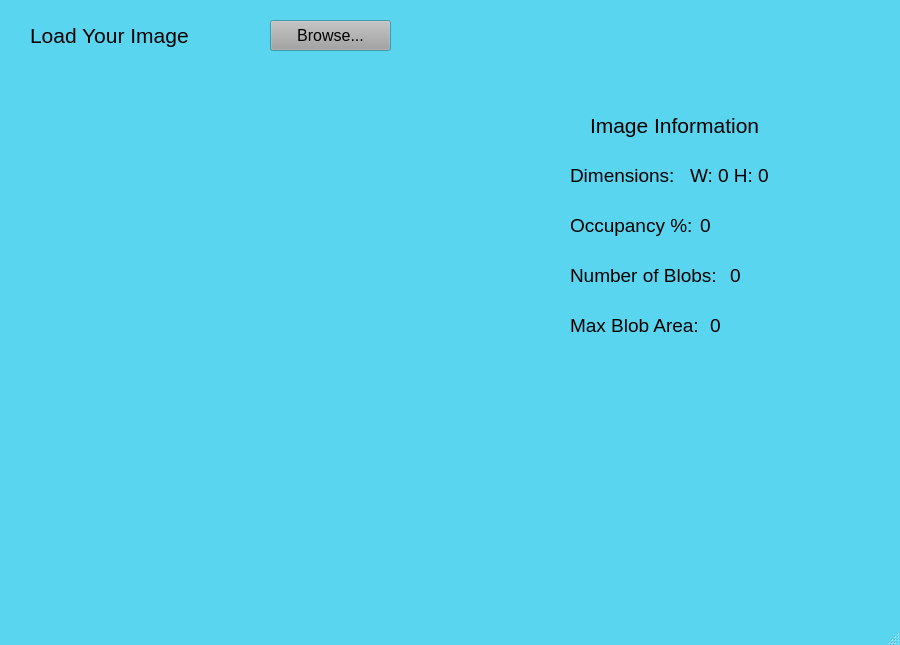
<?xml version="1.0" encoding="UTF-8"?>
<ui version="4.0">
 <class>MainWindow</class>
 <widget class="QMainWindow" name="MainWindow">
  <property name="geometry">
   <rect>
    <x>0</x>
    <y>0</y>
    <width>900</width>
    <height>645</height>
   </rect>
  </property>
  <property name="maximumSize">
   <size>
    <width>900</width>
    <height>645</height>
   </size>
  </property>
  <property name="palette">
   <palette>
    <active>
     <colorrole role="Button">
      <brush brushstyle="SolidPattern">
       <color alpha="255">
        <red>163</red>
        <green>163</green>
        <blue>163</blue>
       </color>
      </brush>
     </colorrole>
     <colorrole role="Light">
      <brush brushstyle="SolidPattern">
       <color alpha="255">
        <red>212</red>
        <green>212</green>
        <blue>212</blue>
       </color>
      </brush>
     </colorrole>
     <colorrole role="Midlight">
      <brush brushstyle="SolidPattern">
       <color alpha="255">
        <red>161</red>
        <green>161</green>
        <blue>161</blue>
       </color>
      </brush>
     </colorrole>
     <colorrole role="Base">
      <brush brushstyle="SolidPattern">
       <color alpha="255">
        <red>53</red>
        <green>220</green>
        <blue>220</blue>
       </color>
      </brush>
     </colorrole>
     <colorrole role="Window">
      <brush brushstyle="SolidPattern">
       <color alpha="255">
        <red>90</red>
        <green>213</green>
        <blue>240</blue>
       </color>
      </brush>
     </colorrole>
    </active>
    <inactive>
     <colorrole role="Button">
      <brush brushstyle="SolidPattern">
       <color alpha="255">
        <red>163</red>
        <green>163</green>
        <blue>163</blue>
       </color>
      </brush>
     </colorrole>
     <colorrole role="Light">
      <brush brushstyle="SolidPattern">
       <color alpha="255">
        <red>212</red>
        <green>212</green>
        <blue>212</blue>
       </color>
      </brush>
     </colorrole>
     <colorrole role="Midlight">
      <brush brushstyle="SolidPattern">
       <color alpha="255">
        <red>161</red>
        <green>161</green>
        <blue>161</blue>
       </color>
      </brush>
     </colorrole>
     <colorrole role="Base">
      <brush brushstyle="SolidPattern">
       <color alpha="255">
        <red>53</red>
        <green>220</green>
        <blue>220</blue>
       </color>
      </brush>
     </colorrole>
     <colorrole role="Window">
      <brush brushstyle="SolidPattern">
       <color alpha="255">
        <red>90</red>
        <green>213</green>
        <blue>240</blue>
       </color>
      </brush>
     </colorrole>
    </inactive>
    <disabled>
     <colorrole role="Button">
      <brush brushstyle="SolidPattern">
       <color alpha="255">
        <red>163</red>
        <green>163</green>
        <blue>163</blue>
       </color>
      </brush>
     </colorrole>
     <colorrole role="Light">
      <brush brushstyle="SolidPattern">
       <color alpha="255">
        <red>212</red>
        <green>212</green>
        <blue>212</blue>
       </color>
      </brush>
     </colorrole>
     <colorrole role="Midlight">
      <brush brushstyle="SolidPattern">
       <color alpha="255">
        <red>161</red>
        <green>161</green>
        <blue>161</blue>
       </color>
      </brush>
     </colorrole>
     <colorrole role="Base">
      <brush brushstyle="SolidPattern">
       <color alpha="255">
        <red>90</red>
        <green>213</green>
        <blue>240</blue>
       </color>
      </brush>
     </colorrole>
     <colorrole role="Window">
      <brush brushstyle="SolidPattern">
       <color alpha="255">
        <red>90</red>
        <green>213</green>
        <blue>240</blue>
       </color>
      </brush>
     </colorrole>
    </disabled>
   </palette>
  </property>
  <property name="windowTitle">
   <string>Imsof</string>
  </property>
  <property name="windowIcon">
   <iconset theme="applications-graphics"/>
  </property>
  <widget class="QWidget" name="centralwidget">
   <widget class="QLabel" name="label">
    <property name="geometry">
     <rect>
      <x>30</x>
      <y>20</y>
      <width>211</width>
      <height>31</height>
     </rect>
    </property>
    <property name="maximumSize">
     <size>
      <width>300</width>
      <height>200</height>
     </size>
    </property>
    <property name="font">
     <font>
      <pointsize>16</pointsize>
     </font>
    </property>
    <property name="text">
     <string>Load Your Image</string>
    </property>
   </widget>
   <widget class="QPushButton" name="pushButton">
    <property name="geometry">
     <rect>
      <x>270</x>
      <y>20</y>
      <width>121</width>
      <height>31</height>
     </rect>
    </property>
    <property name="maximumSize">
     <size>
      <width>250</width>
      <height>100</height>
     </size>
    </property>
    <property name="font">
     <font>
      <pointsize>12</pointsize>
     </font>
    </property>
    <property name="text">
     <string>Browse...</string>
    </property>
   </widget>
   <widget class="QLabel" name="label_pic">
    <property name="geometry">
     <rect>
      <x>30</x>
      <y>70</y>
      <width>500</width>
      <height>500</height>
     </rect>
    </property>
    <property name="maximumSize">
     <size>
      <width>500</width>
      <height>500</height>
     </size>
    </property>
    <property name="text">
     <string/>
    </property>
   </widget>
   <widget class="QLabel" name="DimLabel">
    <property name="geometry">
     <rect>
      <x>570</x>
      <y>150</y>
      <width>111</width>
      <height>51</height>
     </rect>
    </property>
    <property name="maximumSize">
     <size>
      <width>150</width>
      <height>75</height>
     </size>
    </property>
    <property name="font">
     <font>
      <pointsize>14</pointsize>
     </font>
    </property>
    <property name="text">
     <string>Dimensions:</string>
    </property>
   </widget>
   <widget class="QLabel" name="dims">
    <property name="geometry">
     <rect>
      <x>690</x>
      <y>150</y>
      <width>141</width>
      <height>51</height>
     </rect>
    </property>
    <property name="maximumSize">
     <size>
      <width>150</width>
      <height>75</height>
     </size>
    </property>
    <property name="font">
     <font>
      <pointsize>14</pointsize>
     </font>
    </property>
    <property name="text">
     <string>W: 0 H: 0</string>
    </property>
   </widget>
   <widget class="QLabel" name="percentDarkLabel">
    <property name="geometry">
     <rect>
      <x>570</x>
      <y>200</y>
      <width>121</width>
      <height>51</height>
     </rect>
    </property>
    <property name="maximumSize">
     <size>
      <width>150</width>
      <height>75</height>
     </size>
    </property>
    <property name="font">
     <font>
      <pointsize>14</pointsize>
     </font>
    </property>
    <property name="text">
     <string>Occupancy %:</string>
    </property>
   </widget>
   <widget class="QLabel" name="pDark">
    <property name="geometry">
     <rect>
      <x>700</x>
      <y>200</y>
      <width>121</width>
      <height>51</height>
     </rect>
    </property>
    <property name="maximumSize">
     <size>
      <width>150</width>
      <height>75</height>
     </size>
    </property>
    <property name="font">
     <font>
      <pointsize>14</pointsize>
     </font>
    </property>
    <property name="text">
     <string>0</string>
    </property>
   </widget>
   <widget class="QLabel" name="infolabel">
    <property name="geometry">
     <rect>
      <x>590</x>
      <y>100</y>
      <width>191</width>
      <height>51</height>
     </rect>
    </property>
    <property name="maximumSize">
     <size>
      <width>200</width>
      <height>60</height>
     </size>
    </property>
    <property name="font">
     <font>
      <pointsize>16</pointsize>
     </font>
    </property>
    <property name="text">
     <string>Image Information</string>
    </property>
   </widget>
   <widget class="QLabel" name="numBlobsLabel">
    <property name="geometry">
     <rect>
      <x>570</x>
      <y>250</y>
      <width>150</width>
      <height>51</height>
     </rect>
    </property>
    <property name="maximumSize">
     <size>
      <width>150</width>
      <height>75</height>
     </size>
    </property>
    <property name="font">
     <font>
      <pointsize>14</pointsize>
     </font>
    </property>
    <property name="text">
     <string>Number of Blobs:</string>
    </property>
   </widget>
   <widget class="QLabel" name="nBlobs">
    <property name="geometry">
     <rect>
      <x>730</x>
      <y>250</y>
      <width>121</width>
      <height>51</height>
     </rect>
    </property>
    <property name="maximumSize">
     <size>
      <width>150</width>
      <height>75</height>
     </size>
    </property>
    <property name="font">
     <font>
      <pointsize>14</pointsize>
     </font>
    </property>
    <property name="text">
     <string>0</string>
    </property>
   </widget>
   <widget class="QLabel" name="maxBlobAreaLabel">
    <property name="geometry">
     <rect>
      <x>570</x>
      <y>300</y>
      <width>131</width>
      <height>51</height>
     </rect>
    </property>
    <property name="maximumSize">
     <size>
      <width>150</width>
      <height>75</height>
     </size>
    </property>
    <property name="font">
     <font>
      <pointsize>14</pointsize>
     </font>
    </property>
    <property name="text">
     <string>Max Blob Area:</string>
    </property>
   </widget>
   <widget class="QLabel" name="mBArea">
    <property name="geometry">
     <rect>
      <x>710</x>
      <y>300</y>
      <width>121</width>
      <height>51</height>
     </rect>
    </property>
    <property name="maximumSize">
     <size>
      <width>150</width>
      <height>75</height>
     </size>
    </property>
    <property name="font">
     <font>
      <pointsize>14</pointsize>
     </font>
    </property>
    <property name="text">
     <string>0</string>
    </property>
   </widget>
  </widget>
  <widget class="QMenuBar" name="menubar">
   <property name="geometry">
    <rect>
     <x>0</x>
     <y>0</y>
     <width>900</width>
     <height>21</height>
    </rect>
   </property>
  </widget>
  <widget class="QStatusBar" name="statusbar"/>
 </widget>
 <resources/>
 <connections/>
</ui>
